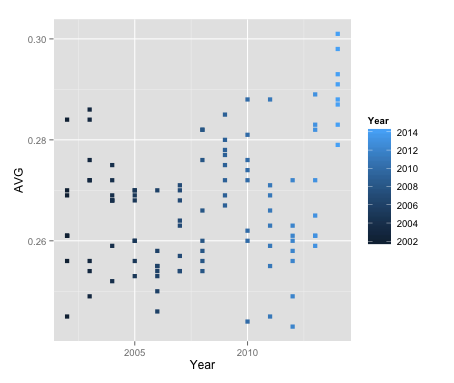

Write the R code that produced this figure.
rm(list=ls(all=TRUE))

install.packages("ggplot2")

library(ggplot2)

x=read.csv("/Users/VBREAK/Desktop/Standing2.csv")
ggplot(x, aes(x=Year, y=AVG, quality=Year, colour=Year))+
geom_point(size=2, shape=15)
